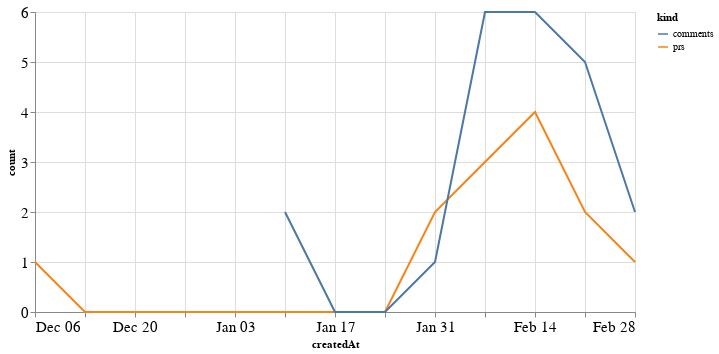

Notebook source saved alongside this figure:
### Code cell
alt.Chart(total_time, width=600).mark_line().encode(
    x='createdAt',
    y='count',
    color='kind'
)

### Figure 1 — Vega-Lite specification as saved in the notebook (floating-point values rounded to 4 significant figures)
{"config": {"axisLeft": {"labelFontSize": 15}, "axisBottom": {"labelFontSize": 15}}, "data": {"name": "data-f1f374e5c4f0a5075cb03dbaedb703af"}, "mark": "line", "encoding": {"color": {"type": "nominal", "field": "kind"}, "x": {"type": "temporal", "field": "createdAt"}, "y": {"type": "quantitative", "field": "count"}}, "width": 600, "$schema": "https://vega.github.io/schema/vega-lite/v4.8.1.json", "datasets": {"data-f1f374e5c4f0a5075cb03dbaedb703af": [{"createdAt": "2020-12-06T00:00:00", "kind": "prs", "count": 1.0}, {"createdAt": "2020-12-13T00:00:00", "kind": "prs", "count": 0.0}, {"createdAt": "2020-12-20T00:00:00", "kind": "prs", "count": 0.0}, {"createdAt": "2020-12-27T00:00:00", "kind": "prs", "count": 0.0}, {"createdAt": "2021-01-03T00:00:00", "kind": "prs", "count": 0.0}, {"createdAt": "2021-01-10T00:00:00", "kind": "prs", "count": 0.0}, {"createdAt": "2021-01-17T00:00:00", "kind": "prs", "count": 0.0}, {"createdAt": "2021-01-24T00:00:00", "kind": "prs", "count": 0.0}, {"createdAt": "2021-01-31T00:00:00", "kind": "prs", "count": 2.0}, {"createdAt": "2021-02-07T00:00:00", "kind": "prs", "count": 3.0}, {"createdAt": "2021-02-14T00:00:00", "kind": "prs", "count": 4.0}, {"createdAt": "2021-02-21T00:00:00", "kind": "prs", "count": 2.0}, {"createdAt": "2021-02-28T00:00:00", "kind": "prs", "count": 1.0}, {"createdAt": "2020-12-06T00:00:00", "kind": "comments", "count": null}, {"createdAt": "2020-12-13T00:00:00", "kind": "comments", "count": null}, {"createdAt": "2020-12-20T00:00:00", "kind": "comments", "count": null}, {"createdAt": "2020-12-27T00:00:00", "kind": "comments", "count": null}, {"createdAt": "2021-01-03T00:00:00", "kind": "comments", "count": null}, {"createdAt": "2021-01-10T00:00:00", "kind": "comments", "count": 2.0}, {"createdAt": "2021-01-17T00:00:00", "kind": "comments", "count": 0.0}, {"createdAt": "2021-01-24T00:00:00", "kind": "comments", "count": 0.0}, {"createdAt": "2021-01-31T00:00:00", "kind": "comments", "count": 1.0}, {"createdAt": "2021-02-07T00:00:00", "kind": "comments", "count": 6.0}, {"createdAt": "2021-02-14T00:00:00", "kind": "comments", "count": 6.0}, {"createdAt": "2021-02-21T00:00:00", "kind": "comments", "count": 5.0}, {"createdAt": "2021-02-28T00:00:00", "kind": "comments", "count": 2.0}]}}
